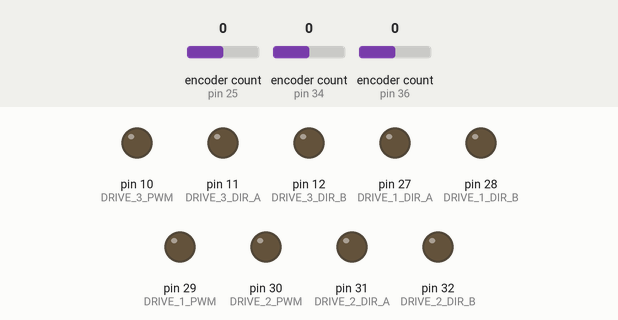
Recording of a sketch running on a simulated Arduino Mega 2560, built with avr-gcc and run on an emulated ATmega2560. Shown: output pins drawn as LEDs (lit = HIGH). Inputs (shaded band) come from the test bench; at power-on: encoder count (sensors on pin 25, pin 34, pin 36) 0. What the sketch prints to the serial monitor is not drawn.

Above: at 0.1 s.
At 3.1 s:
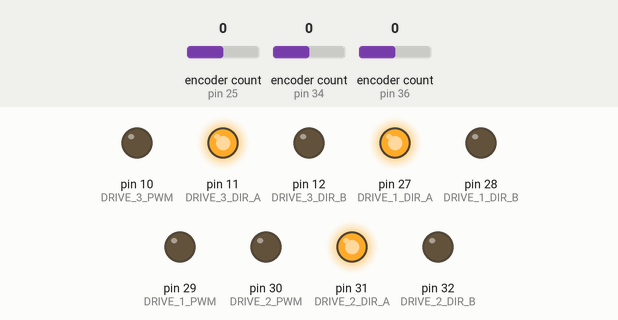
Timing chart, 0 to 43.0 s (numbered marks = the images above):
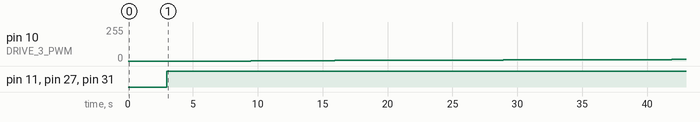

Measured:
- by itself, pin 10 (DRIVE_3_PWM): moves from 0/255 to 12/255 over 32.4 s
- by itself, pin 11 (DRIVE_3_DIR_A), pin 27 (DRIVE_1_DIR_A), pin 31 (DRIVE_2_DIR_A): LOW → HIGH at 3.0 s

The sketch:

DriveSysID.ino
```cpp
#include <Encoder.h>

#define DRIVE_1_PWM 29
#define DRIVE_1_DIR_A 27
#define DRIVE_1_DIR_B 28
#define ENC_1_A 36
#define ENC_1_B 35

#define DRIVE_2_PWM 30
#define DRIVE_2_DIR_A 31
#define DRIVE_2_DIR_B 32
#define ENC_2_A 34
#define ENC_2_B 33

#define DRIVE_3_PWM 10
#define DRIVE_3_DIR_A 11
#define DRIVE_3_DIR_B 12
#define ENC_3_A 25
#define ENC_3_B 26

#define VEL_SMOOTHING_FACTOR 0.75
// 10.2101761242 inch per rev
// per
// 537.6 steps per output revolution
#define STEP_TO_DIST 0.01899214308

Encoder enc1(ENC_1_A,ENC_1_B);
double _Enc1_Vel = 0;
long _Enc1_Prev_Count = 0;

Encoder enc2(ENC_2_A,ENC_2_B);
double _Enc2_Vel = 0;
long _Enc2_Prev_Count = 0;

Encoder enc3(ENC_3_A,ENC_3_B);
double _Enc3_Vel = 0;
long _Enc3_Prev_Count = 0;

unsigned long prevMicros;

long i;
bool dir = false;

void setup() {
  Serial.begin(115200);

  pinMode(DRIVE_1_PWM, OUTPUT);
  pinMode(DRIVE_1_DIR_A, OUTPUT);
  pinMode(DRIVE_1_DIR_B, OUTPUT);

  pinMode(DRIVE_2_PWM, OUTPUT);
  pinMode(DRIVE_2_DIR_A, OUTPUT);
  pinMode(DRIVE_2_DIR_B, OUTPUT);

  pinMode(DRIVE_3_PWM, OUTPUT);
  pinMode(DRIVE_3_DIR_A, OUTPUT);
  pinMode(DRIVE_3_DIR_B, OUTPUT);


  delay(3000);

  prevMicros = micros();
  enc1.write(0);
  enc2.write(0);
  enc3.write(0);
  _Enc1_Prev_Count = 0;
  _Enc2_Prev_Count = 0;
  _Enc3_Prev_Count = 0;
  i = 0;
}

void loop() {
 // Loop Execution Time
  long PWM = 2*(i/500);
  if(PWM > 250){
    i = 0;
    PWM = 0;
    dir = !dir;
  }
  unsigned long Td = micros() - prevMicros;

  // Update filtered velocities
  _Enc1_Vel = VEL_SMOOTHING_FACTOR*_Enc1_Vel + (1 - VEL_SMOOTHING_FACTOR)*STEP_TO_DIST*(enc1.read() - _Enc1_Prev_Count)/(Td*0.000001);
  _Enc1_Prev_Count = enc1.read();
  _Enc2_Vel = VEL_SMOOTHING_FACTOR*_Enc2_Vel + (1 - VEL_SMOOTHING_FACTOR)*STEP_TO_DIST*(enc2.read() - _Enc2_Prev_Count)/(Td*0.000001);
  _Enc2_Prev_Count = enc2.read();
  _Enc3_Vel = VEL_SMOOTHING_FACTOR*_Enc3_Vel + (1 - VEL_SMOOTHING_FACTOR)*STEP_TO_DIST*(enc3.read() - _Enc3_Prev_Count)/(Td*0.000001);
  _Enc3_Prev_Count = enc3.read();

  analogWrite(DRIVE_1_PWM,PWM);
  analogWrite(DRIVE_2_PWM,PWM);
  analogWrite(DRIVE_3_PWM,PWM);

  if( dir == true){
    digitalWrite(DRIVE_1_DIR_A,LOW);
    digitalWrite(DRIVE_1_DIR_B,HIGH);
    digitalWrite(DRIVE_2_DIR_A,LOW);
    digitalWrite(DRIVE_2_DIR_B,HIGH);
    digitalWrite(DRIVE_3_DIR_A,LOW);
    digitalWrite(DRIVE_3_DIR_B,HIGH);
    PWM = -PWM;
  }
  else{
    digitalWrite(DRIVE_1_DIR_A,HIGH);
    digitalWrite(DRIVE_1_DIR_B,LOW);
    digitalWrite(DRIVE_2_DIR_A,HIGH);
    digitalWrite(DRIVE_2_DIR_B,LOW);
    digitalWrite(DRIVE_3_DIR_A,HIGH);
    digitalWrite(DRIVE_3_DIR_B,LOW);
  }


  Serial.print("t,");
  Serial.print(prevMicros+Td);
  Serial.print(",PWM,");
  Serial.print(PWM);
  Serial.print(",Enc1,");
  Serial.print(_Enc1_Vel);
  Serial.print(",Enc2,");
  Serial.print(_Enc2_Vel);
  Serial.print(",Enc3,");
  Serial.println(_Enc3_Vel);

  prevMicros = Td + prevMicros;
  delay(10);
  i++;
}
```
